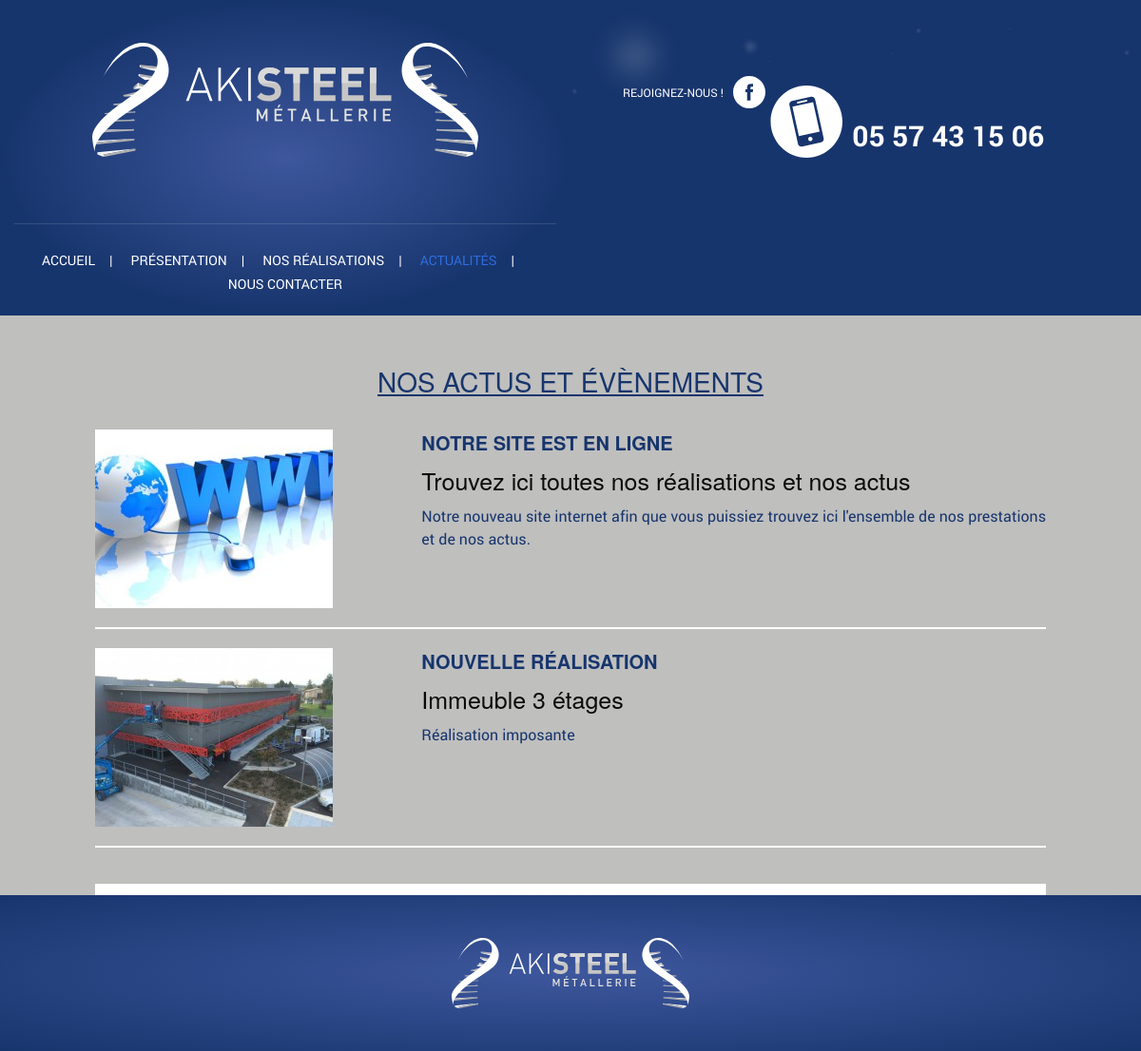
Page /actualites.php on the committed database.
### tables this page shows
CREATE TABLE `news` (
  `id_news` int(11) NOT NULL AUTO_INCREMENT,
  `date_news` datetime NOT NULL,
  `titre` varchar(250) NOT NULL,
  `sous_titre` varchar(100) NOT NULL,
  `contenu` text,
  `image` varchar(250) DEFAULT NULL,
  `accueil` tinyint(4) NOT NULL DEFAULT '0',
  `online` tinyint(4) NOT NULL DEFAULT '0',
  PRIMARY KEY (`id_news`)
);

### admin/classes/StorageManager.php (called while the page is built, shortened)
<?php
class StorageManager{
	protected function dbConnect() {
		try {
			$this->mysqli = new mysqli ( DBHOST, DBUSER, DBPASSWD, DBNAME ) ;
		} catch (Exception $e) {
			throw new Exception("Erreur Connexion DB ". $e->getMessage());
		}
	}
}
?>

### admin/classes/News.php (called while the page is built, shortened)
<?php
require_once("StorageManager.php");
class News extends StorageManager {
	public function newsValidGet( $debug=false ){
		$requete = "SELECT * FROM `news` WHERE online=1 ORDER BY `date_news` DESC" ;
		$new_array = null;
		$result = mysqli_query($this->mysqli,$requete);
		while( $row = mysqli_fetch_assoc( $result)){
			$new_array[] = $row;
		}
		return $new_array;
	}
}

### actualites.php (the view, shortened to what this page needs)
<?
	require $_SERVER[ "DOCUMENT_ROOT" ] . "/admin/classes/News.php";
	$debug = 	false;
	$news = 	new News();
	$liste_actualite = $news->newsValidGet( $debug );
?>
<!doctype html>
<html class="no-js" lang="fr" dir="ltr">
	<head>
		<? include( $_SERVER[ "DOCUMENT_ROOT" ] . "/inc/meta.php" ); ?>
	</head>
	<body class="realisations">
		<? include( $_SERVER[ "DOCUMENT_ROOT" ] . "/inc/header.php" ); ?>
		<div class="row fullwidth content2">
			<div class="row contenu-realisations">
				<div class="large-12 columns">
					<h1>Nos actus et évènements</h1>
				</div>
				<div class="actualite">
			<?
			if ( !empty( $liste_actualite ) ) {
				foreach( $liste_actualite as $_actualite ) {
					echo "<div class='row'>\n";
					echo "	<div class='large-4 medium-4 small-12 columns'>\n";
					echo "		<a href='photos/news/normale" . $_actualite[ "image" ] . "' class='fancybox'><img src='/photos/news/liste_actualite" . $_actualite[ "image" ] . "' alt='' /></a>\n";
					echo "	</div>\n";
					echo "	<div class='large-8 medium-8 small-12 columns'>\n";
					echo "		<h3>" . $_actualite[ "titre" ] . "</h3>\n";
					echo "		<h4>" . $_actualite[ "sous_titre" ] . "</h4>\n";
					echo "		<p>" . $_actualite[ "contenu" ] . "</p>\n";
					echo "	</div>\n";
					echo "</div>\n";
					echo "	<hr>";
				}
			}
			?>
			 </div>
			</div>
		</div>
		<? include( $_SERVER[ "DOCUMENT_ROOT" ] . "/inc/footer.php" ); ?>
	</body>
</html>

### css/app.css (style rules this page uses)
* { font-family:'roboto'; }
html, body { height:auto; }
html { min-height:100%; }
body { background:#17356d;min-height:100%; }
h1, h2 { color:#17356d;font-weight:normal;text-decoration:underline;text-transform:uppercase;font-size:28px;text-align:center;margin-bottom:30px; }
h3 { color:#17356d;font-weight:normal;text-decoration:underline;text-transform:uppercase;font-size:21px;text-align:center; }
.actualite h3 { color:#17356d;font-weight:bold;text-decoration:none; text-transform:uppercase;font-size:20px;text-align:left; }
.actualite { margin-top: 70px; }
p { font-size:16px;line-height:24px;text-align:justify;color:#17356d; }
.fullwidth { max-width:100%; }
.content2 { background:#bfbfbe;position:relative; }
.content2 .contenu-realisations { width:100%;padding:50px 0 30px 0;margin:0;max-width:1000px;margin:0 auto; }
hr { height: 2px; padding: 0; color: #FFF; background-color: #FFF; border: 0; }

### rows in the picture
news: image (picture), titre "NOTRE SITE EST EN LIGNE", sous_titre "Trouvez ici toutes nos réalisations et nos actus", contenu "Notre nouveau site internet afin que vous puissiez trouvez ici l'ensemble de nos prestations et de nos actus."
news: image (picture), titre "NOUVELLE RÉALISATION", sous_titre "Immeuble 3 étages", contenu "Réalisation imposante"
